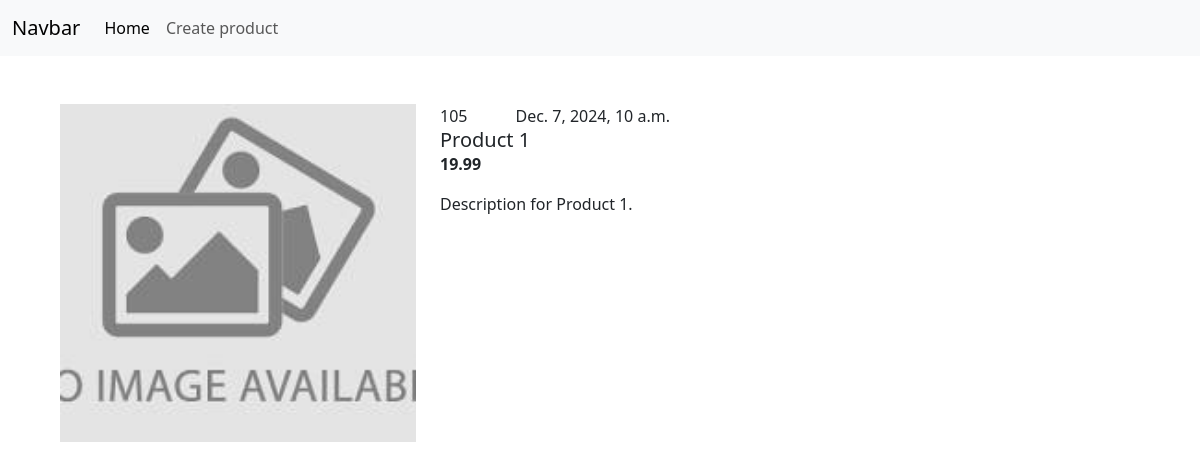
/product/1/, run on the app's committed database.
### products/models.py (models this page shows, shortened)
class Product(models.Model):
    name = models.CharField(max_length=150, default='Product Name')
    description = models.TextField(default='')
    price = models.DecimalField(max_digits=10, decimal_places=2)
    create_date = models.DateTimeField(default=datetime.now())
    write_time = models.DateTimeField(auto_now=True)
    views = models.PositiveIntegerField(default=0)
    category = models.ForeignKey(Category, on_delete=models.SET_NULL, null=True, related_name='products')
    image = models.ImageField(upload_to='products/', default='default.jpg')

### products/views.py (the view)
# urls.py: path('product/<int:id>/', views.product_detail, name='product_detail'),
def product_detail(request, id):
    product = get_object_or_404(Product, id=id)
    product.views += 1
    product.save()
    return render(request, 'product_detail.html', {"product": product})

### products/templates/product_detail.html
{% extends 'base.html' %}
{% block content %}
<div class="row">
    <div class="col col-4">
        <img src="{{ product.image.url }}" class="card-img-top" alt="...">
    </div>
    <div class="col col-8">
        <div class="d-flex">
            <div>{{ product.views }}</div>
            <div class="ms-5">{{ product.create_date }}</div>
        </div>
        <div class="card-body">
            <h5 class="card-title">{{ product.name }}</h5>
            <p class="bold card-text fw-bold"> {{ product.price }} </p>
            <p class="card-text">{{ product.description }}</p>
        </div>
    </div>
</div>
{% endblock %}

### data on the page
Product: image (placeholder picture), views "105", create_date "Dec. 7, 2024, 10 a.m.", name "Product 1", price "19.99", description "Description for Product 1."
